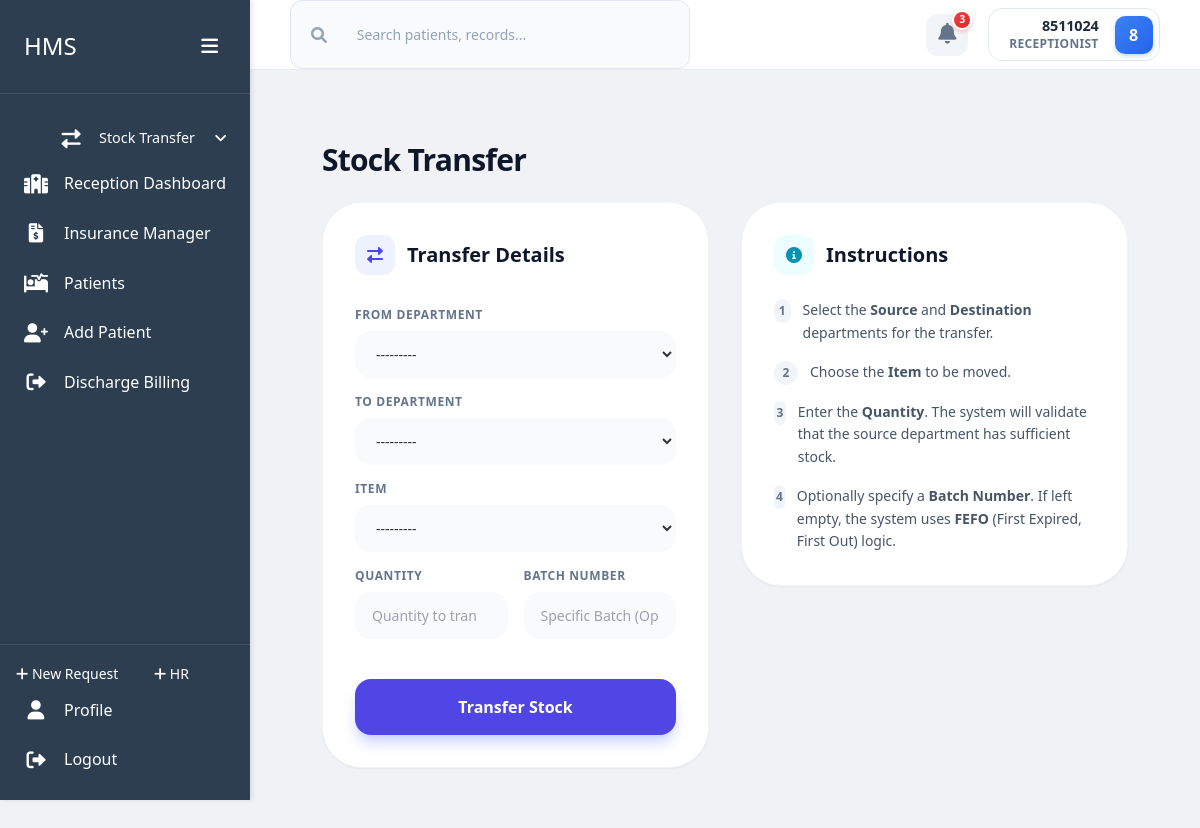
/inventory/transfer/ (signed in), run on the app's committed database.
### users/models.py (models this page shows, shortened)
class User(AbstractBaseUser, PermissionsMixin):
    roles = [
        ('Admin', 'Admin'),
        ('Receptionist', 'Receptionist'),
        ('Doctor', 'Doctor'),
        ('Nurse', 'Nurse'),
        ('Pharmacist', 'Pharmacist'),
        ('Lab Technician', 'Lab Technician'),
        ('Accountant', 'Accountant'),
        ('Triage Nurse', 'Triage Nurse'),
        ('Radiographer', 'Radiographer'),
        ('Procurement Officer', 'Procurement Officer'),
        ('SHA Manager', 'SHA Manager'),
    ]
    id_number = models.CharField(max_length=20, unique=True)
    first_name = models.CharField(max_length=50, blank=True, null=True)
    last_name = models.CharField(max_length=50, blank=True, null=True)
    phone = models.CharField(max_length=15, blank=True, null=True)
    role = models.CharField(max_length=20, choices=roles)
    is_staff = models.BooleanField(default=False)
    is_active = models.BooleanField(default=True)
    date_joined = models.DateTimeField(default=timezone.now)
    USERNAME_FIELD = 'id_number'
    REQUIRED_FIELDS = []
    objects = CustomUserManager()
    @property
    def username(self):
        return f"{self.first_name} {self.last_name}".strip() if self.first_name or self.last_name else self.id_number
    def get_full_name(self):
        return self.username

### inventory/views.py (the view)
# urls.py: path('transfer/', views.transfer_stock, name='transfer_stock'),
@login_required
def transfer_stock(request):
    from .forms import StockTransferForm
    if request.method == 'POST':
        form = StockTransferForm(request.POST)
        if form.is_valid():
            item = form.cleaned_data['item']
            source = form.cleaned_data['source_location']
            destination = form.cleaned_data['destination_location']
            quantity = form.cleaned_data['quantity']
            batch_query = form.cleaned_data.get('batch_number')
            stock_filter = {
                'item': item,
                'current_location': source,
                'quantity__gt': 0
            }
            if batch_query:
                stock_filter['batch_number__icontains'] = batch_query
            available_stock = StockRecord.objects.filter(**stock_filter).aggregate(total=Sum('quantity'))['total'] or 0
            if available_stock < quantity:
                messages.error(request, f"Insufficient stock in {source.name}. Requested: {quantity}, Available: {available_stock}")
            else:
                try:
                    with transaction.atomic():
                        source_records = StockRecord.objects.filter(**stock_filter).order_by('expiry_date').select_for_update()
                        remaining_qty = quantity
                        for record in source_records:
                            if remaining_qty <= 0:
                                break
                            take = min(record.quantity, remaining_qty)
                            record.quantity -= take
                            record.save()
                            dest_record, created = StockRecord.objects.get_or_create(
                                item=item,
                                current_location=destination,
                                batch_number=record.batch_number,
                                defaults={
                                    'quantity': 0,
                                    'expiry_date': record.expiry_date,
                                    'supplier': record.supplier,
                                    'purchase_price': record.purchase_price
                                }
                            )
                            dest_record.quantity += take
                            dest_record.save()
                            StockAdjustment.objects.create(
                                item=item,
                                quantity=-take,
                                adjustment_type='Usage', # Or maybe a new type 'Transfer Out'? usage implies consumption.
                                reason=f'Transfer to {destination.name}',
                                adjusted_by=request.user,
                                adjusted_from=source
                            )
                            StockAdjustment.objects.create(
                                item=item,
                                quantity=take,
                                adjustment_type='Addition', # 'Transfer In'
                                reason=f'Transfer from {source.name}',
                                adjusted_by=request.user,
                                adjusted_from=destination
                            )
                            remaining_qty -= take
                        messages.success(request, f"Successfully transferred {quantity} units of {item.name} from {source.name} to {destination.name}.")
                        return redirect('inventory:transfer_stock')
                except Exception as e:
                    messages.error(request, f"Transfer failed: {str(e)}")
    else:
        form = StockTransferForm()
    return render(request, 'inventory/transfer_stock.html', {'form': form, 'title': 'Stock Transfer'})

### inventory/templates/inventory/transfer_stock.html (shortened to what this page needs)
{% extends 'users/dashboard_base.html' %}
{% load static %}
{% block content %}
    <div class="p-6 lg:p-10 space-y-6">
        <div class="flex items-center justify-between">
            <h1 class="text-3xl font-black text-slate-900 tracking-tight">Stock Transfer</h1>
        </div>
        <div class="grid grid-cols-1 lg:grid-cols-2 gap-8">
            <div class="bg-white p-8 rounded-[40px] border border-slate-100 shadow-sm">
                <div class="flex items-center gap-3 mb-8">
                    <div class="w-10 h-10 rounded-xl bg-indigo-50 text-indigo-600 flex items-center justify-center">
                        <i class="fas fa-exchange-alt"></i>
                    </div>
                    <h2 class="text-xl font-bold text-slate-900">Transfer Details</h2>
                </div>
                <form method="post" class="space-y-6">
                    <div class="space-y-4">
                        <div>
                            <label for="{{ form.source_location.id_for_label }}" class="block mb-2 text-xs font-bold text-slate-500 uppercase tracking-wider">{{ form.source_location.label }}</label>
                            {{ form.source_location }}
                        </div>
                        <div>
                            <label for="{{ form.destination_location.id_for_label }}" class="block mb-2 text-xs font-bold text-slate-500 uppercase tracking-wider">{{ form.destination_location.label }}</label>
                            {{ form.destination_location }}
                        </div>
                        <div>
                            <label for="{{ form.item.id_for_label }}" class="block mb-2 text-xs font-bold text-slate-500 uppercase tracking-wider">{{ form.item.label }}</label>
                            {{ form.item }}
                        </div>
                        <div class="grid grid-cols-1 md:grid-cols-2 gap-4">
                            <div>
                                <label for="{{ form.quantity.id_for_label }}" class="block mb-2 text-xs font-bold text-slate-500 uppercase tracking-wider">{{ form.quantity.label }}</label>
                                {{ form.quantity }}
                            </div>
                            <div>
                                <label for="{{ form.batch_number.id_for_label }}" class="block mb-2 text-xs font-bold text-slate-500 uppercase tracking-wider">{{ form.batch_number.label }}</label>
                                {{ form.batch_number }}
                            </div>
                        </div>
                    </div>
                    <div class="pt-4">
                        <button type="submit" class="w-full py-4 bg-indigo-600 hover:bg-indigo-700 text-white font-bold rounded-2xl transition-all shadow-lg shadow-indigo-200 transform hover:-translate-y-1">Transfer Stock</button>
                    </div>
                </form>
            </div>
            <div class="space-y-8">
                <div class="bg-white p-8 rounded-[40px] border border-slate-100 shadow-sm">
                    <div class="flex items-center gap-3 mb-6">
                        <div class="w-10 h-10 rounded-xl bg-cyan-50 text-cyan-600 flex items-center justify-center">
                            <i class="fas fa-info-circle"></i>
                        </div>
                        <h2 class="text-xl font-bold text-slate-900">Instructions</h2>
                    </div>
                    <ul class="space-y-4">
                        <li class="flex items-start gap-3">
                            <span class="w-6 h-6 rounded-full bg-slate-100 text-slate-500 flex items-center justify-center text-xs font-bold flex-shrink-0">1</span>
                            <p class="text-sm text-slate-600 leading-relaxed">
                                Select the <strong>Source</strong> and
                                <strong>Destination</strong> departments for the transfer.
                            </p>
                        </li>
                        <li class="flex items-start gap-3">
                            <span class="w-6 h-6 rounded-full bg-slate-100 text-slate-500 flex items-center justify-center text-xs font-bold flex-shrink-0">2</span>
                            <p class="text-sm text-slate-600 leading-relaxed">
                                Choose the <strong>Item</strong> to be moved.
                            </p>
                        </li>
                        <li class="flex items-start gap-3">
                            <span class="w-6 h-6 rounded-full bg-slate-100 text-slate-500 flex items-center justify-center text-xs font-bold flex-shrink-0">3</span>
                            <p class="text-sm text-slate-600 leading-relaxed">
                                Enter the <strong>Quantity</strong>. The
                                system will validate that the source department has sufficient stock.
                            </p>
                        </li>
                        <li class="flex items-start gap-3">
                            <span class="w-6 h-6 rounded-full bg-slate-100 text-slate-500 flex items-center justify-center text-xs font-bold flex-shrink-0">4</span>
                            <p class="text-sm text-slate-600 leading-relaxed">
                                Optionally specify a <strong>Batch
                                Number</strong>. If left empty, the system uses <strong>FEFO</strong> (First Expired,
                                First Out) logic.
                            </p>
                        </li>
                    </ul>
                </div>
            </div>
        </div>
    </div>
{% endblock %}

### users/templates/users/dashboard_base.html (shortened to what this page needs)
{% load static %}
<!DOCTYPE html>
<html lang="en">
    <head>
        <link rel="stylesheet" href="{% static 'users/css/dashboard.css' %}">
        <link rel="stylesheet" href="{% static 'users/vendor/fontawesome/css/all.min.css' %}">
        <link rel="stylesheet" href="{% static 'users/css/tailwind.css' %}">
    </head>
    <body>
        <div class="dashboard-container">
            <div class="sidebar" id="sidebar">
                <div class="sidebar-header">
                    <h2>HMS</h2>
                    <button class="toggle-btn" id="sidebarToggle">
                        <i class="fas fa-bars"></i>
                    </button>
                </div>
                <div class="sidebar-menu">
                    <a href="{% url 'inventory:transfer_stock' %}" class="menu-item submenu-item">
                        <i class="fas fa-exchange-alt"></i>
                        <span>Stock Transfer</span>
                    </a>
                    {% if user.role == 'Admin' or user.role == 'Receptionist' %}
                        <a href="{% url 'home:reception_dashboard' %}" class="menu-item {% if request.resolver_match.url_name == 'reception_dashboard' %}active{% endif %}">
                            <i class="fas fa-hospital"></i>
                            <span>Reception Dashboard</span>
                        </a>
                        <a href="{% url 'accounts:insurance_manager' %}" class="menu-item {% if request.resolver_match.url_name == 'insurance_manager' %}active{% endif %}">
                            <i class="fas fa-file-invoice-dollar"></i>
                            <span>Insurance Manager</span>
                        </a>
                        <a href="{% url 'home:patient_list' %}" class="menu-item {% if request.resolver_match.url_name == 'patient_list' %}active{% endif %}">
                            <i class="fas fa-procedures"></i>
                            <span>Patients</span>
                        </a>
                        <a href="{% url 'home:patient_create' %}" class="menu-item {% if request.resolver_match.url_name == 'patient_create' %}active{% endif %}">
                            <i class="fas fa-user-plus"></i>
                            <span>Add Patient</span>
                        </a>
                        <a href="{% url 'accounts:discharge_dashboard' %}" class="menu-item {% if request.resolver_match.url_name == 'discharge_dashboard' %}active{% endif %}">
                            <i class="fas fa-sign-out-alt"></i>
                            <span>Discharge Billing</span>
                        </a>
                    {% endif %}
                </div>
                <div class="sidebar-footer">
                    {% if user.role != 'Doctors' %}
                        <a href="{% url 'inventory:create_request' %}" class="btn-add" style="padding: 0.5rem 1rem; font-size: 0.875rem;">
                            <i class="fas fa-plus"></i> New Request
                        </a>
                        <a href="{% url 'home:health_records' %}" class="btn-add" style="padding: 0.5rem 1rem; font-size: 0.875rem;">
                            <i class="fas fa-plus"></i> HR
                        </a>
                        <a href="{% url 'users:profile' %}" class="menu-item">
                            <i class="fas fa-user"></i>
                            <span>Profile</span>
                        </a>
                        <a href="{% url 'users:logout' %}" class="menu-item">
                            <i class="fas fa-sign-out-alt"></i>
                            <span>Logout</span>
                        </a>
                    {% endif %}
                </div>
            </div>
            <div class="main-content" id="mainContent">
                <header class="top-bar">
                    <div class="search-bar">
                        <i class="fas fa-search"></i>
                        <input type="text" placeholder="Search patients, records...">
                    </div>
                    <div class="user-nav">
                        <div class="notifications">
                            <i class="fas fa-bell"></i>
                            <span class="notification-badge">3</span>
                        </div>
                        <div class="user-profile-nav">
                            <div class="user-details">
                                <span class="user-id">{{ user.get_full_name }}</span>
                                <span class="user-role">{{ user.get_role_display }}</span>
                            </div>
                            <div class="user-avatar-sm">{{ user.get_full_name|slice:":1"|upper }}</div>
                        </div>
                    </div>
                </header>
                <main>
                    {% block content %}{% endblock %}
                </main>
            </div>
        </div>
    </body>
</html>

### data on the page
User: get_full_name "8511024", role "RECEPTIONIST", get_full_name "8"
